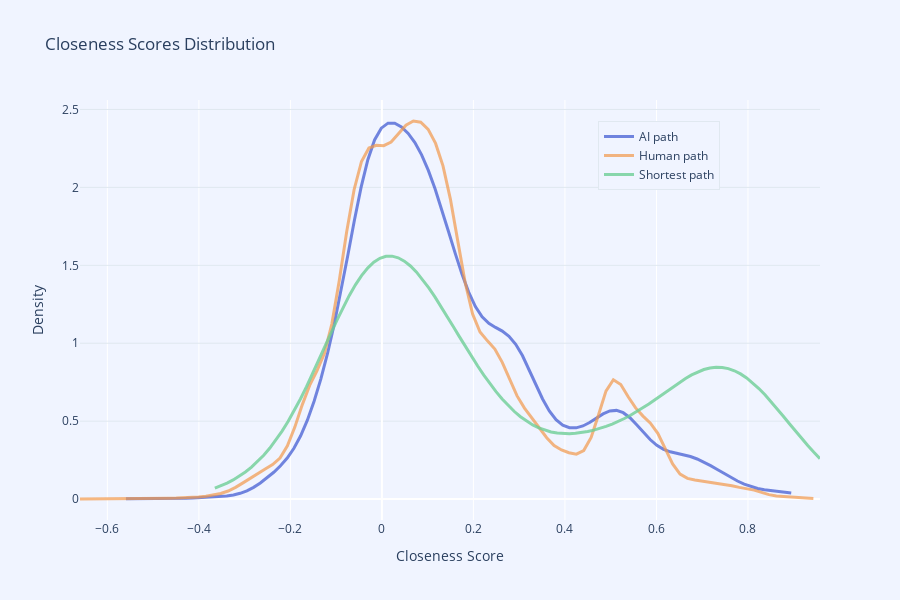

Notebook cell for this chart:
### Code cell
import plotly.graph_objects as go
import numpy as np
from scipy.stats import gaussian_kde

# Calculate closeness scores for AI paths and human paths
ai_closeness_scores = {}
human_closeness_scores = {}
optimal_closeness_scores = {}
ai_target_scores = {}
human_target_scores = {}
optimal_target_scores = {}

for pair in ori_dest:
    start_article, target_article = pair
    ai_path = AI_paths[pair]
    human_path = human_paths[pair]
    ai_closeness_scores[pair] = [calculate_closeness_scores(path, sentence_embeddings) for path in ai_path]
    human_closeness_scores[pair] = [calculate_closeness_scores(path, sentence_embeddings) for path in human_path]
    optimal_closeness_scores[pair] = [calculate_closeness_scores(path, sentence_embeddings) for path in shortest_paths[pair]]
    ai_target_scores[pair] = [calculate_target_scores(path, sentence_embeddings) for path in ai_path]
    human_target_scores[pair] = [calculate_target_scores(path, sentence_embeddings) for path in human_path]
    optimal_target_scores[pair] = [calculate_target_scores(path, sentence_embeddings) for path in shortest_paths[pair]]


# Function to clean and calculate KDE for smooth curves
def calculate_kde(data, points=100):
    # Clean data: remove NaN and infinite values
    clean_data = np.array(data)
    clean_data = clean_data[~np.isnan(clean_data)]  # Remove NaNs
    clean_data = clean_data[np.isfinite(clean_data)]  # Remove infinities
    
    if len(clean_data) == 0:
        raise ValueError("No valid data points available after cleaning.")
    
    kde = gaussian_kde(clean_data)
    x_range = np.linspace(min(clean_data), max(clean_data), points)
    y_range = kde(x_range)
    return x_range, y_range


ai_scores = [score for pair in ori_dest for score in ai_closeness_scores[pair]]
human_scores = [score for pair in ori_dest for score in human_closeness_scores[pair]]
optimal_scores = [score for pair in ori_dest for score in optimal_closeness_scores[pair]]
ai_scores = [score for sublist in ai_scores for score in sublist]
human_scores = [score for sublist in human_scores for score in sublist]
optimal_scores = [score for sublist in optimal_scores for score in sublist]

# Clean data and calculate KDE
ai_x, ai_y = calculate_kde(ai_scores)
human_x, human_y = calculate_kde(human_scores)
optimal_x, optimal_y = calculate_kde(optimal_scores)

# Create smooth density plots
fig = go.Figure()

fig.add_trace(go.Scatter(
    x=ai_x, y=ai_y,
    mode='lines',
    name='AI path',
    line=dict(color=PRIMARY_BLUE, width=3),
    hovertemplate="AI path: %{y:.3f}<extra></extra>"  # Round to 3 decimal places
))

fig.add_trace(go.Scatter(
    x=human_x, y=human_y,
    mode='lines',
    name='Human path',
    line=dict(color=SOFT_ORANGE, width=3),
    hovertemplate="Human path: %{y:.3f}<extra></extra>"  # Round to 3 decimal places
))

fig.add_trace(go.Scatter(
    x=optimal_x, y=optimal_y,
    mode='lines',
    name='Shortest path',
    line=dict(color=LIGHT_GREEN, width=3),
    hovertemplate="Shortest path: %{y:.3f}<extra></extra>"  # Round to 3 decimal places
))

# Update layout for aesthetics and fixed size
fig.update_layout(
    title="Closeness Scores Distribution",
    xaxis_title="Closeness Score",
    yaxis_title="Density",
    plot_bgcolor=BACKGROUND,
    paper_bgcolor=BACKGROUND,
    legend=dict(
        x=0.7, y=0.95,
        bgcolor=BACKGROUND,
        bordercolor=LIGHT_GRAY,
        borderwidth=1
    ),
    font=dict(size=12),
    width=900,   # Fixed width
    height=600   # Fixed height
)

# Hide x-axis grid and ticks if needed
# fig.update_xaxes(showticklabels=False, showgrid=False)

# Update grid line styles for y-axis
fig.update_yaxes(showgrid=True, gridcolor=LIGHT_GRAY)

# Show the plot
fig.show()

### Figure 1 — Plotly figure (JSON) as saved in the notebook; plotly's stock layout.template omitted (floating-point values rounded to 4 significant figures)
{"data": [{"hovertemplate": "AI path: %{y:.3f}<extra></extra>", "line": {"color": "rgba(58, 85, 209, 0.7)", "width": 3}, "mode": "lines", "name": "AI path", "type": "scatter", "x": [-0.5594, -0.5448, -0.5301, -0.5154, -0.5007, -0.486, -0.4713, -0.4566, -0.4419, -0.4273, -0.4126, -0.3979, -0.3832, -0.3685, -0.3538, -0.3391, -0.3245, -0.3098, -0.2951, -0.2804, -0.2657, -0.251, -0.2363, -0.2216, -0.207, -0.1923, -0.1776, -0.1629, -0.1482, -0.1335, -0.1188, -0.1041, -0.08946, -0.07477, -0.06008, -0.04539, -0.03071, -0.01602, -0.001333, 0.01335, 0.02804, 0.04273, 0.05742, 0.0721, 0.08679, 0.1015, 0.1162, 0.1309, 0.1455, 0.1602, 0.1749, 0.1896, 0.2043, 0.219, 0.2337, 0.2483, 0.263, 0.2777, 0.2924, 0.3071, 0.3218, 0.3365, 0.3512, 0.3658, 0.3805, 0.3952, 0.4099, 0.4246, 0.4393, 0.454, 0.4687, 0.4833, 0.498, 0.5127, 0.5274, 0.5421, 0.5568, 0.5715, 0.5862, 0.6008, 0.6155, 0.6302, 0.6449, 0.6596, 0.6743, 0.689, 0.7037, 0.7183, 0.733, 0.7477, 0.7624, 0.7771, 0.7918, 0.8065, 0.8211, 0.8358, 0.8505, 0.8652, 0.8799, 0.8946], "y": [0.002558, 0.002417, 0.002043, 0.001573, 0.001176, 0.001019, 0.001246, 0.001977, 0.003281, 0.005123, 0.007327, 0.009617, 0.01177, 0.01381, 0.01622, 0.01996, 0.02641, 0.03706, 0.05315, 0.07523, 0.1029, 0.1353, 0.1719, 0.2135, 0.2633, 0.326, 0.406, 0.5062, 0.6275, 0.7699, 0.9341, 1.122, 1.332, 1.56, 1.789, 2.002, 2.177, 2.304, 2.38, 2.412, 2.412, 2.388, 2.347, 2.288, 2.209, 2.109, 1.991, 1.858, 1.717, 1.577, 1.444, 1.328, 1.236, 1.17, 1.128, 1.101, 1.078, 1.045, 0.9934, 0.921, 0.8315, 0.7346, 0.6424, 0.5654, 0.5092, 0.4743, 0.458, 0.4571, 0.4691, 0.4913, 0.5194, 0.5467, 0.5654, 0.5691, 0.5543, 0.522, 0.4774, 0.4281, 0.382, 0.345, 0.3193, 0.3034, 0.2932, 0.2842, 0.2728, 0.2573, 0.2377, 0.2149, 0.1899, 0.1641, 0.139, 0.1157, 0.09567, 0.07957, 0.06767, 0.0595, 0.05392, 0.04942, 0.04453, 0.03836]}, {"hovertemplate": "Human path: %{y:.3f}<extra></extra>", "line": {"color": "rgba(242, 153, 74, 0.7)", "width": 3}, "mode": "lines", "name": "Human path", "type": "scatter", "x": [-0.6598, -0.6436, -0.6274, -0.6112, -0.595, -0.5789, -0.5627, -0.5465, -0.5303, -0.5141, -0.4979, -0.4817, -0.4655, -0.4493, -0.4331, -0.417, -0.4008, -0.3846, -0.3684, -0.3522, -0.336, -0.3198, -0.3036, -0.2874, -0.2712, -0.2551, -0.2389, -0.2227, -0.2065, -0.1903, -0.1741, -0.1579, -0.1417, -0.1255, -0.1093, -0.09316, -0.07697, -0.06078, -0.04459, -0.0284, -0.01221, 0.003979, 0.02017, 0.03636, 0.05255, 0.06874, 0.08493, 0.1011, 0.1173, 0.1335, 0.1497, 0.1659, 0.1821, 0.1983, 0.2144, 0.2306, 0.2468, 0.263, 0.2792, 0.2954, 0.3116, 0.3278, 0.344, 0.3602, 0.3763, 0.3925, 0.4087, 0.4249, 0.4411, 0.4573, 0.4735, 0.4897, 0.5059, 0.5221, 0.5382, 0.5544, 0.5706, 0.5868, 0.603, 0.6192, 0.6354, 0.6516, 0.6678, 0.6839, 0.7001, 0.7163, 0.7325, 0.7487, 0.7649, 0.7811, 0.7973, 0.8135, 0.8297, 0.8458, 0.862, 0.8782, 0.8944, 0.9106, 0.9268, 0.943], "y": [0.0004809, 0.0005465, 0.0006844, 0.0009456, 0.001172, 0.001214, 0.001199, 0.001412, 0.001942, 0.002629, 0.003395, 0.00432, 0.005376, 0.006573, 0.008186, 0.01048, 0.01361, 0.01813, 0.02508, 0.03574, 0.05185, 0.07493, 0.1039, 0.1353, 0.1658, 0.1933, 0.221, 0.2636, 0.3413, 0.4619, 0.6046, 0.7295, 0.8249, 0.9362, 1.125, 1.403, 1.715, 1.985, 2.166, 2.253, 2.271, 2.268, 2.291, 2.345, 2.399, 2.426, 2.419, 2.373, 2.282, 2.138, 1.925, 1.655, 1.388, 1.187, 1.072, 1.015, 0.9626, 0.8775, 0.7664, 0.662, 0.5836, 0.5222, 0.4591, 0.3936, 0.3435, 0.3154, 0.2975, 0.2884, 0.3116, 0.3959, 0.5414, 0.6927, 0.7659, 0.7355, 0.6567, 0.5848, 0.5324, 0.4871, 0.4218, 0.3245, 0.2252, 0.1605, 0.1327, 0.1223, 0.115, 0.1085, 0.1035, 0.09653, 0.08568, 0.07498, 0.06693, 0.0573, 0.04315, 0.02874, 0.01967, 0.01601, 0.01367, 0.01009, 0.006152, 0.003308]}, {"hovertemplate": "Shortest path: %{y:.3f}<extra></extra>", "line": {"color": "rgba(111, 207, 151, 0.8)", "width": 3}, "mode": "lines", "name": "Shortest path", "type": "scatter", "x": [-0.3651, -0.3517, -0.3384, -0.325, -0.3117, -0.2983, -0.285, -0.2716, -0.2582, -0.2449, -0.2315, -0.2182, -0.2048, -0.1914, -0.1781, -0.1647, -0.1514, -0.138, -0.1246, -0.1113, -0.09792, -0.08456, -0.0712, -0.05785, -0.04449, -0.03113, -0.01777, -0.004409, 0.00895, 0.02231, 0.03567, 0.04903, 0.06239, 0.07575, 0.08911, 0.1025, 0.1158, 0.1292, 0.1425, 0.1559, 0.1693, 0.1826, 0.196, 0.2093, 0.2227, 0.2361, 0.2494, 0.2628, 0.2761, 0.2895, 0.3029, 0.3162, 0.3296, 0.3429, 0.3563, 0.3696, 0.383, 0.3964, 0.4097, 0.4231, 0.4364, 0.4498, 0.4632, 0.4765, 0.4899, 0.5032, 0.5166, 0.53, 0.5433, 0.5567, 0.57, 0.5834, 0.5968, 0.6101, 0.6235, 0.6368, 0.6502, 0.6636, 0.6769, 0.6903, 0.7036, 0.717, 0.7303, 0.7437, 0.7571, 0.7704, 0.7838, 0.7971, 0.8105, 0.8239, 0.8372, 0.8506, 0.8639, 0.8773, 0.8907, 0.904, 0.9174, 0.9307, 0.9441, 0.9575], "y": [0.07058, 0.08536, 0.1027, 0.1229, 0.1464, 0.1736, 0.2049, 0.2406, 0.2812, 0.3271, 0.3787, 0.436, 0.4992, 0.5681, 0.6424, 0.7216, 0.8047, 0.8906, 0.9779, 1.065, 1.15, 1.231, 1.307, 1.375, 1.434, 1.482, 1.52, 1.545, 1.558, 1.559, 1.548, 1.527, 1.496, 1.456, 1.409, 1.355, 1.298, 1.236, 1.173, 1.108, 1.043, 0.9781, 0.915, 0.8541, 0.7959, 0.741, 0.6898, 0.6426, 0.5999, 0.5618, 0.5284, 0.4998, 0.4759, 0.4566, 0.4417, 0.4308, 0.4237, 0.42, 0.4195, 0.4217, 0.4265, 0.4335, 0.4426, 0.4537, 0.4667, 0.4815, 0.4983, 0.5169, 0.5375, 0.5599, 0.5841, 0.6098, 0.6369, 0.6649, 0.6932, 0.7213, 0.7485, 0.7739, 0.7967, 0.816, 0.8312, 0.8414, 0.8461, 0.8448, 0.8373, 0.8234, 0.8033, 0.7772, 0.7458, 0.7095, 0.6691, 0.6254, 0.5793, 0.5318, 0.4836, 0.4356, 0.3886, 0.3433, 0.3002, 0.2598]}], "layout": {"font": {"size": 12}, "height": 600, "legend": {"bgcolor": "#F0F4FF", "bordercolor": "#E0E8F0", "borderwidth": 1, "x": 0.7, "y": 0.95}, "paper_bgcolor": "#F0F4FF", "plot_bgcolor": "#F0F4FF", "title": {"text": "Closeness Scores Distribution"}, "width": 900, "xaxis": {"title": {"text": "Closeness Score"}}, "yaxis": {"gridcolor": "#E0E8F0", "showgrid": true, "title": {"text": "Density"}}}}
